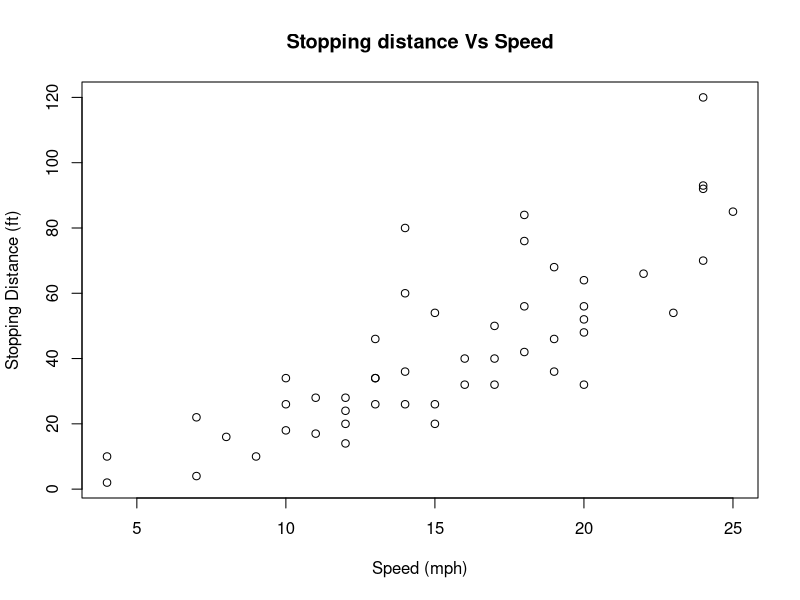
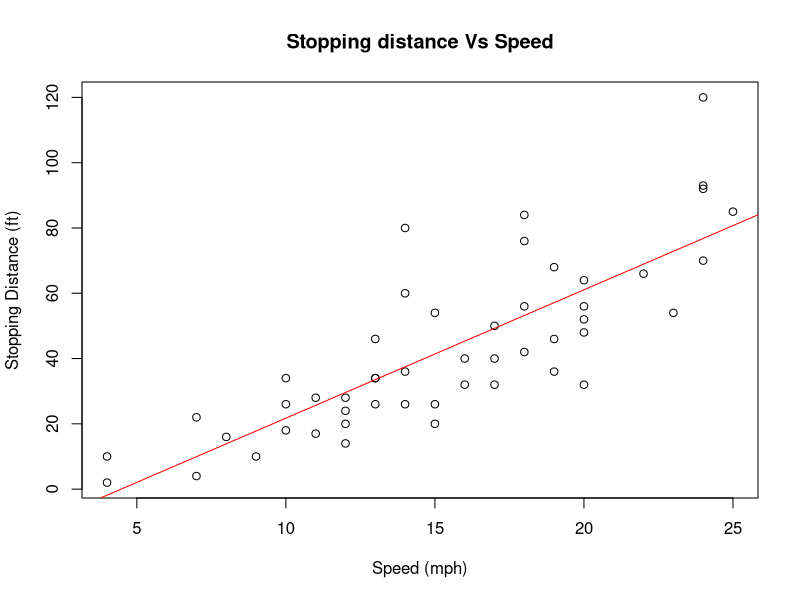
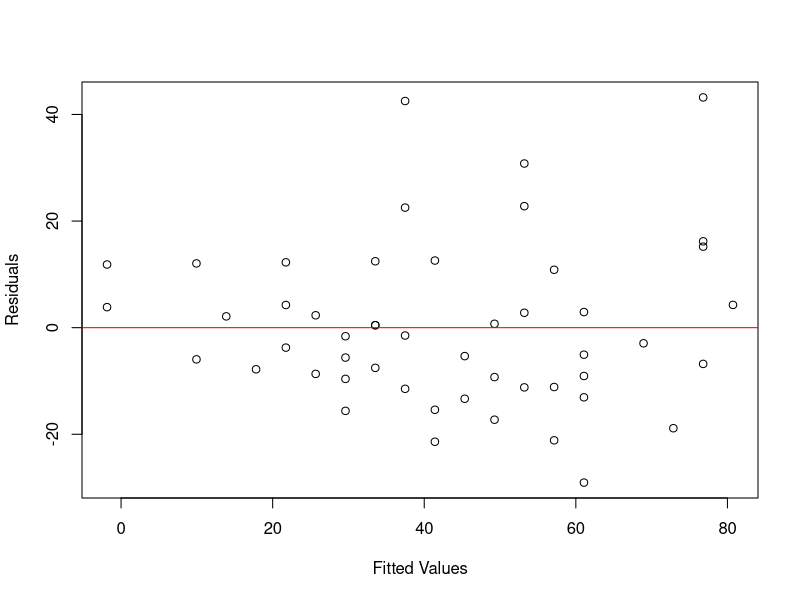
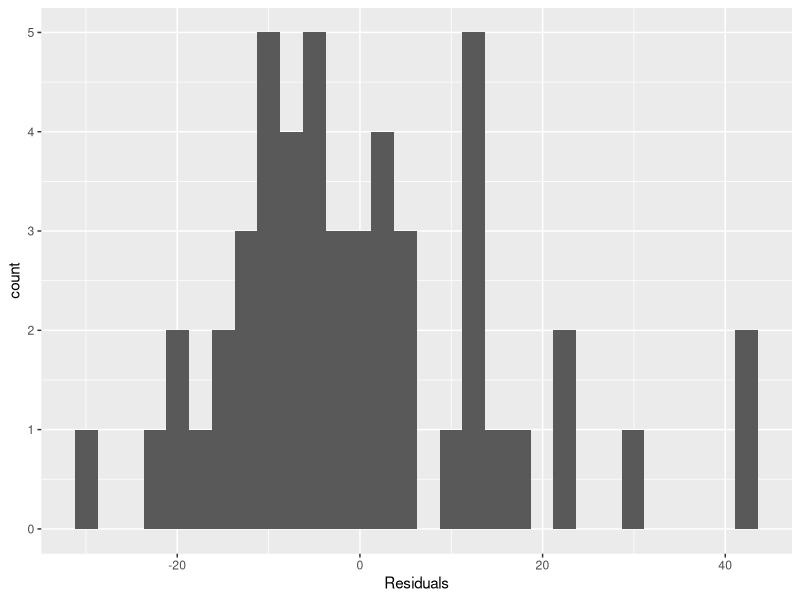
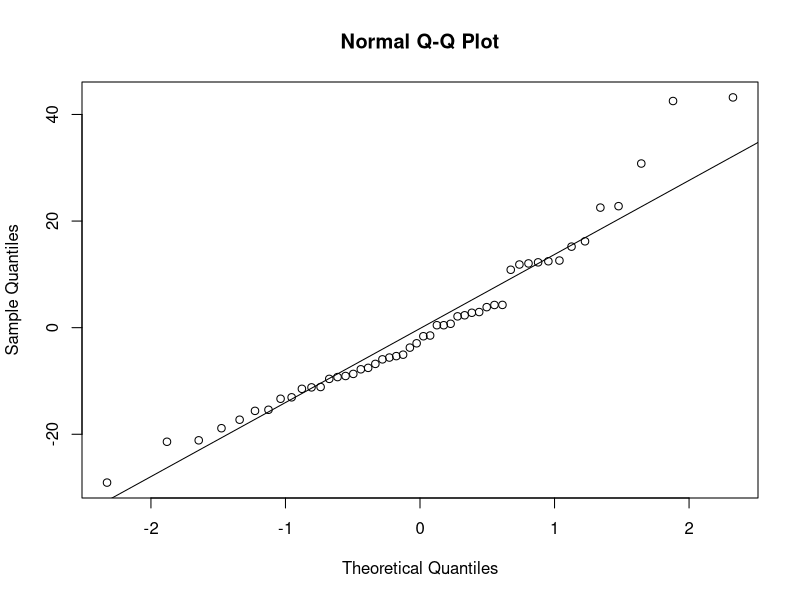

Here is the R script that generated these plots, in order:
## ---- chunk 1
knitr::opts_chunk$set(echo = TRUE)
## ---- chunk 2

library(tidyverse)
## ---- chunk 3

summary(cars)

## ---- chunk 4

plot(cars$speed, cars$dist, xlab = 'Speed (mph)', ylab = 'Stopping Distance (ft)',
     main = 'Stopping distance Vs Speed')


## ---- chunk 5

lin_model <- lm(cars$dist~cars$speed)
summary(lin_model)

## ---- chunk 6

cars %>%
  summarise(cor(dist, speed, use = "complete.obs"))

## ---- chunk 7

plot(cars$speed, cars$dist, xlab = 'Speed (mph)', ylab = 'Stopping Distance (ft)',
     main = 'Stopping distance Vs Speed')

abline(lin_model, col='red')


## ---- chunk 8

plot(lin_model$fitted.values, lin_model$residuals, xlab = 'Fitted Values', ylab = 'Residuals')

abline(0,0, col='red')


## ---- chunk 9

ggplot(data = cars, aes(x = lin_model$residuals)) + 
  geom_histogram() +
  xlab("Residuals")


## ---- chunk 10

qqnorm(lin_model$residuals)
qqline(lin_model$residuals)

